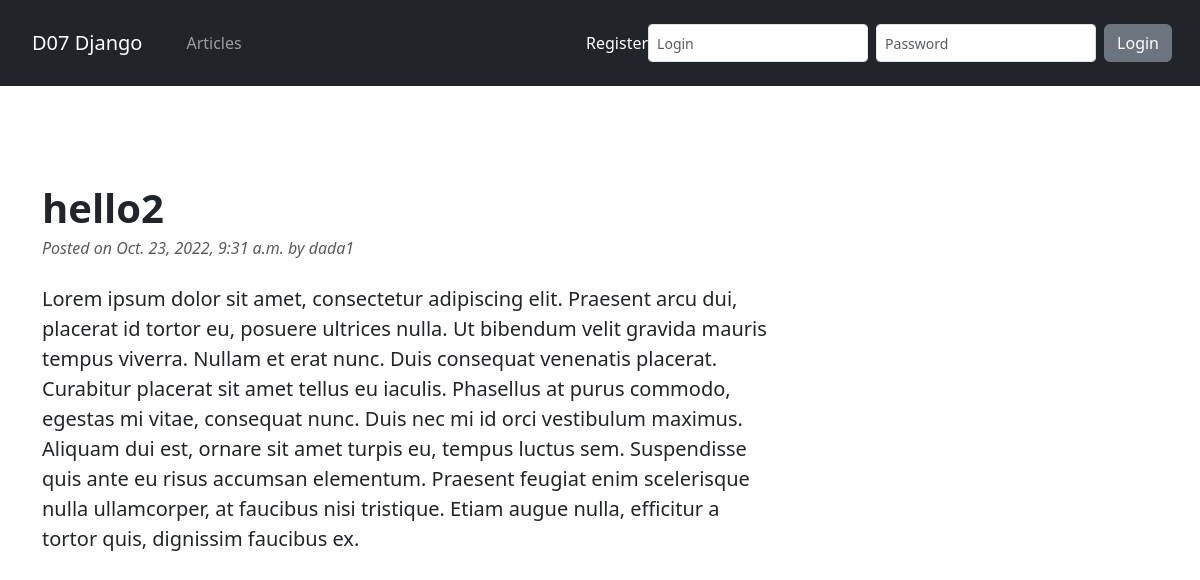
The app's page /detail/2 with its own data.
### ex/models.py (models this page shows, shortened)
class Article(models.Model):
    title = models.CharField(max_length=64, null=False)
    author = models.ForeignKey(User, on_delete=models.CASCADE)
    created = models.DateTimeField(auto_now_add=True)
    synopsis = models.CharField(max_length=312, null=False)
    content = models.TextField(null=False)
    class Meta:
        ordering = ['-created']

### ex/views/detail.py (the view)
# urls.py: path('detail/<int:pk>', Detail.as_view(), name='detail'),
class Detail(DetailView):
    model = Article
    template_name = 'ex/detail.html'
    def get_context_data(self, **kwargs):
        context = super().get_context_data(**kwargs)
        article = context['object']
        context["favoriteForm"] = FavoriteForm(article.id)
        return context

### ex/forms/favorite.py
class FavoriteForm(forms.Form):
    article = forms.IntegerField(widget=HiddenInput(), required=True)
    def __init__(self, article, *args, **kwargs) -> None:
        super().__init__(*args, **kwargs)
        self.article = article
        if article is not None:
            self.fields['article'].initial = article

### ex/templates/ex/detail.html (shortened to what this page needs)
{% extends 'ex/base.html' %}
{% load static %}
{% load bootstrap5 %}
{% block body %}
<div class="container mt-5">
  <div class="row">
    <div class="col-lg-8">
      <article>
        <header class="mb-4">
          <h1 class="fw-bolder mb-1">{{ object.title }}</h1>
          <div class="text-muted fst-italic mb-2">Posted on {{ object.created }} by {{ object.author }}</div>
        </header>
        <section class="mb-5">
          <p class="fs-5 mb-4">{{ object.content }}</p>
        </section>
      </article>
    </div>
  </div>
</div>
{% endblock body %}

### records on screen
Article: title "hello2", created "Oct. 23, 2022, 9:31 a.m.", author "dada1", content "Lorem ipsum dolor sit amet, consectetur adipiscing elit. Praesent arcu dui, placerat id tortor eu, posuere ultrices nulla. Ut bibendum velit gravida mauris tempus viverra. Nullam et erat nunc. Duis consequat venenatis placerat. Curabitur placerat sit amet tellus eu iaculis. Phasellus at purus commodo, egestas mi vitae, consequat nunc. Duis nec mi id orci vestibulum maximus. Aliquam dui est, ornare sit amet turpis eu, tempus luctus sem. Suspendisse quis ante eu risus accumsan elementum. Praesent feugiat enim scelerisque nulla ullamcorper, at faucibus nisi tristique. Etiam augue nulla, efficitur a tortor quis, dignissim faucibus ex."
